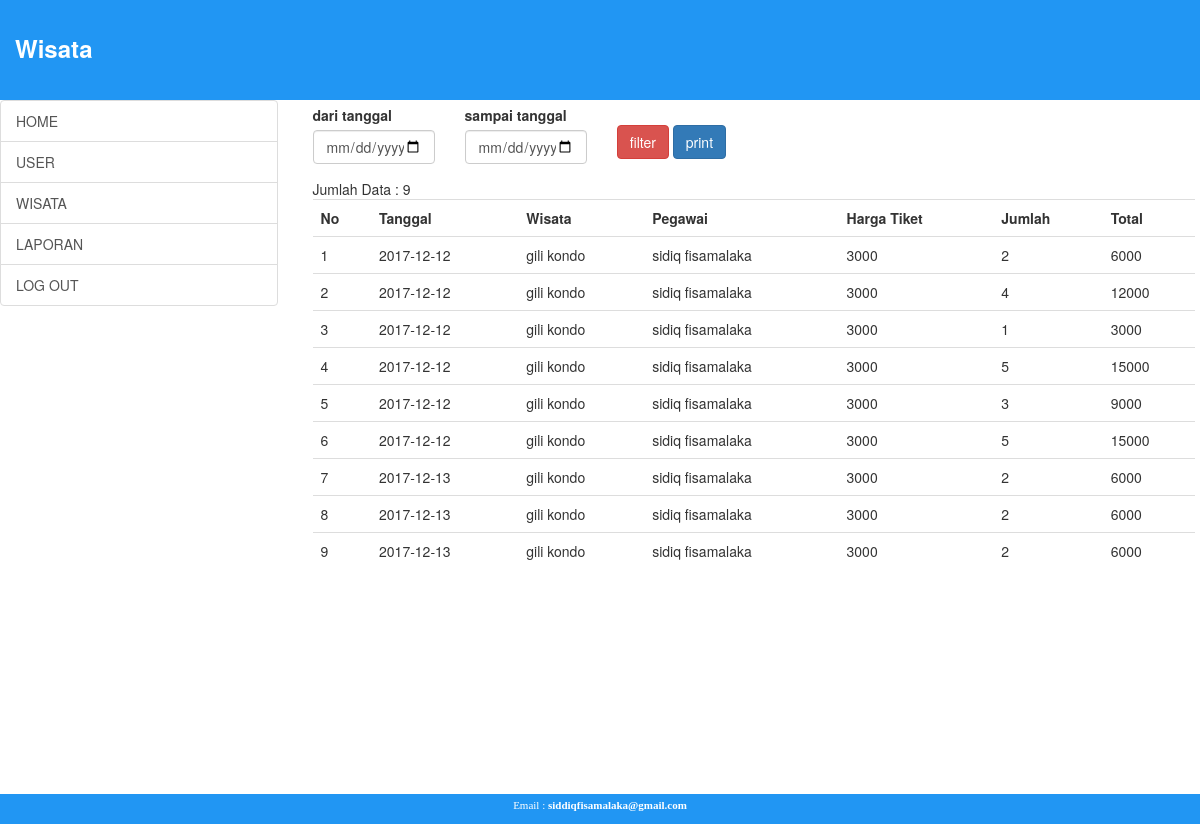
Screenshot of /index.php?mod=laporan (signed in) with the database file from the repository.
### tables this page shows
CREATE TABLE `pengunjuang` (
  `id_pengunjung` int(11) NOT NULL,
  `kode_tiket` varchar(30) NOT NULL,
  `id_wisata` int(11) NOT NULL,
  `id_user` int(11) NOT NULL,
  `tgl` date NOT NULL,
  `jumlah` int(30) NOT NULL
);

CREATE TABLE `wisata` (
  `id_wisata` int(11) NOT NULL,
  `nama` varchar(30) NOT NULL,
  `harga_tiket` int(30) NOT NULL
);

CREATE TABLE `user` (
  `id_user` int(5) NOT NULL,
  `nama_user` varchar(30) NOT NULL,
  `username` varchar(25) NOT NULL,
  `password` varchar(15) NOT NULL,
  `id_wisata` int(10) NOT NULL,
  `status` varchar(30) NOT NULL
);

### laporan.php (the view)
<form action="" method="post">
<div class="row">
<form>
	<div class="col-sm-2">
	<div class="form-group">
			<label class="control-label" for="nama wisata">dari tanggal</label>
				<input type="date" class="form-control" name="tgl1" required="required">
					</div>
						</div>
	<div class="col-sm-2">
	<div class="form-group">
			<label class="control-label" for="nama wisata">sampai tanggal</label>
				<input type="date" class="form-control" name="tgl2" required="required">
					</div>
				      </div>
	<div class="col-sm-8"><br/>
	<div class="form-group">
					<button type="submit" class="btn btn-danger" name="filter">filter</button>
					<a href="proses_print.php?tgl1=<?php if(isset($_POST['filter'])) {echo $_POST['tgl1'];}?>&tgl2=<?php if(isset($_POST['filter'])) {echo $_POST['tgl2'];}?>"target="blank"><button type="button" class="btn btn-primary">print</button></a>
				</div>
			</div>
</form>
</div>
<?php
	 include"koneksi.php";
	 if(isset($_POST['filter'])){
	 	$tgl_1=$_POST['tgl1'];
	 	$tgl_2=$_POST['tgl2'];
$sql=mysqli_query($koneksi, "SELECT * FROM pengunjuang p, wisata w,user u WHERE p.id_wisata=w.id_wisata and p.id_user=u.id_user and p.tgl between '$tgl_1' and '$tgl_2' ORDER BY id_pengunjung") or die('error');
$jumlah=mysqli_num_rows($sql);
	 }else{
	 $sql=mysqli_query($koneksi, "SELECT * FROM pengunjuang p, wisata w,user u WHERE p.id_wisata=w.id_wisata and p.id_user=u.id_user ORDER BY id_pengunjung") or die('error');
	 $jumlah=mysqli_num_rows($sql);
}
if($jumlah==0){
	echo "<b>Data Kosong<br/>";
}else{
	echo "Jumlah Data : ". $jumlah;
}
?>
<table class="table"><br/>
	<tr>
		<th>No</th>
		<th>Tanggal</th>
		<th>Wisata</th>
		<th>Pegawai</th>
		<th>Harga Tiket</th>
		<th>Jumlah</th>
		<th>Total</th>
	</tr>
	 <?php
					$no=1;
					while($data=mysqli_fetch_array($sql)){
					  ?>
				   <tr>
                      <td><?php echo $no ; ?></td>
                      <td><?php echo $data['tgl'] ; ?></td>
                      <td><?php echo $data['nama'] ; ?></td>
                      <td><?php echo $data['nama_user'] ; ?></td>
                      <td><?php echo $data['harga_tiket'] ; ?></td>
                      <td><?php echo $data['jumlah'] ; ?></td>
                      <td><?php echo $data['jumlah'] * $data['harga_tiket'] ; ?></td>
                   </tr>
                   <?php $no++;
				    }?>
</table>

### index.php (shortened to what this page needs)
<!DOCTYPE html>
<html lang="en">
<head>
  <link rel="stylesheet" href="css/bootstrap.min.css">
</head>
<body>
<div class="container-pluid">
	<div style="background-color:#2196F3; color:#fff; height:100px; padding:15px;">
		<h3><b> Wisata</b></h3>
			</div>
			  <div class="row" >
				<div class="col-sm-3">
			<ul class="list-group">
				<a href="index.php?mod=home" class="list-group-item">HOME</a>
					<a href="index.php?mod=tampil_data_user" class="list-group-item">USER</<a>
							<a href="index.php?mod=tampil_data_wisata" class="list-group-item">WISATA</a>
								<a href="index.php?mod=laporan" class="list-group-item">LAPORAN</a>
									<a href="logout.php" class="list-group-item">LOG OUT</a>
									</ul>
										</div>
									<div class="col-sm-9">
								<div style="border:0px black solid; padding:5px;">
			<?php
				if(empty($_GET['mod'])){
					include"home.php";
					}else{
				$mod=$_GET['mod'];
				include $mod.".php";
			}
			?>
								</div>
						</div>
				</div>
				<br/><br/><br/><br/><br/><br/><br/><br/><br/><br/>
				<div style="background-color:#2196F3; color:#ffffff; height:30px; padding:5px;">
			<center><p style="font:11px verdana">
				 Email : <b>siddiqfisamalaka@gmail.com<br/>
		</p></center>
	</div>
</div>
</body>
</html>
</html>

### rows the page displays
pengunjuang: tgl "2017-12-12", id_wisata.nama "gili kondo", id_user.nama_user "sidiq fisamalaka", id_wisata.harga_tiket "3000", jumlah "2", $data['jumlah']*$data['harga_tiket'] "6000"
pengunjuang: tgl "2017-12-12", id_wisata.nama "gili kondo", id_user.nama_user "sidiq fisamalaka", id_wisata.harga_tiket "3000", jumlah "4", $data['jumlah']*$data['harga_tiket'] "12000"
pengunjuang: tgl "2017-12-12", id_wisata.nama "gili kondo", id_user.nama_user "sidiq fisamalaka", id_wisata.harga_tiket "3000", jumlah "1", $data['jumlah']*$data['harga_tiket'] "3000"
pengunjuang: tgl "2017-12-12", id_wisata.nama "gili kondo", id_user.nama_user "sidiq fisamalaka", id_wisata.harga_tiket "3000", jumlah "5", $data['jumlah']*$data['harga_tiket'] "15000"
pengunjuang: tgl "2017-12-12", id_wisata.nama "gili kondo", id_user.nama_user "sidiq fisamalaka", id_wisata.harga_tiket "3000", jumlah "3", $data['jumlah']*$data['harga_tiket'] "9000"
pengunjuang: tgl "2017-12-12", id_wisata.nama "gili kondo", id_user.nama_user "sidiq fisamalaka", id_wisata.harga_tiket "3000", jumlah "5", $data['jumlah']*$data['harga_tiket'] "15000"
pengunjuang: tgl "2017-12-13", id_wisata.nama "gili kondo", id_user.nama_user "sidiq fisamalaka", id_wisata.harga_tiket "3000", jumlah "2", $data['jumlah']*$data['harga_tiket'] "6000"
pengunjuang: tgl "2017-12-13", id_wisata.nama "gili kondo", id_user.nama_user "sidiq fisamalaka", id_wisata.harga_tiket "3000", jumlah "2", $data['jumlah']*$data['harga_tiket'] "6000"
pengunjuang: tgl "2017-12-13", id_wisata.nama "gili kondo", id_user.nama_user "sidiq fisamalaka", id_wisata.harga_tiket "3000", jumlah "2", $data['jumlah']*$data['harga_tiket'] "6000"

### other values shown
$jumlah "9"
